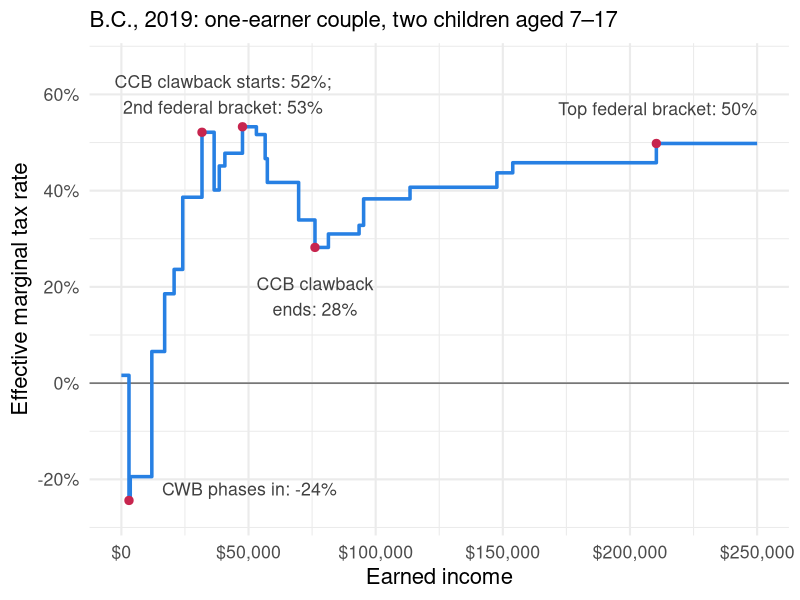

Generate this figure with R:
## ---- chunk 1
library(tidyverse)

emtr <- read_csv("emtr_bc2019.csv", show_col_types = FALSE)

key <- emtr |> filter(income %in% c(3000, 31711, 47630, 76137, 210371))

ggplot(emtr, aes(x = income, y = rate)) +
  geom_hline(yintercept = 0, colour = "grey40") +
  geom_step(colour = "#2780e3", linewidth = 1.2) +
  geom_point(data = key, colour = "#c7254e", size = 2.5) +
  annotate("text", x = 16000, y = -22, hjust = 0, size = 4.5, colour = "grey25",
           label = "CWB phases in: -24%") +
  annotate("text", x = 40000, y = 60, hjust = 0.5, size = 4.5, colour = "grey25",
           label = "CCB clawback starts: 52%;\n2nd federal bracket: 53%") +
  annotate("text", x = 76137, y = 22, hjust = 0.5, vjust = 1, size = 4.5, colour = "grey25",
           label = "CCB clawback\nends: 28%") +
  annotate("text", x = 250000, y = 57, hjust = 1, size = 4.5, colour = "grey25",
           label = "Top federal bracket: 50%") +
  scale_x_continuous(labels = scales::dollar, breaks = seq(0, 250000, 50000)) +
  scale_y_continuous(labels = function(x) paste0(x, "%"), breaks = seq(-20, 60, 20),
                     limits = c(-27, 66)) +
  labs(
    x = "Earned income",
    y = "Effective marginal tax rate",
    subtitle = "B.C., 2019: one-earner couple, two children aged 7–17"
  ) +
  theme_minimal(base_size = 16) +
  theme(legend.position = "none")
